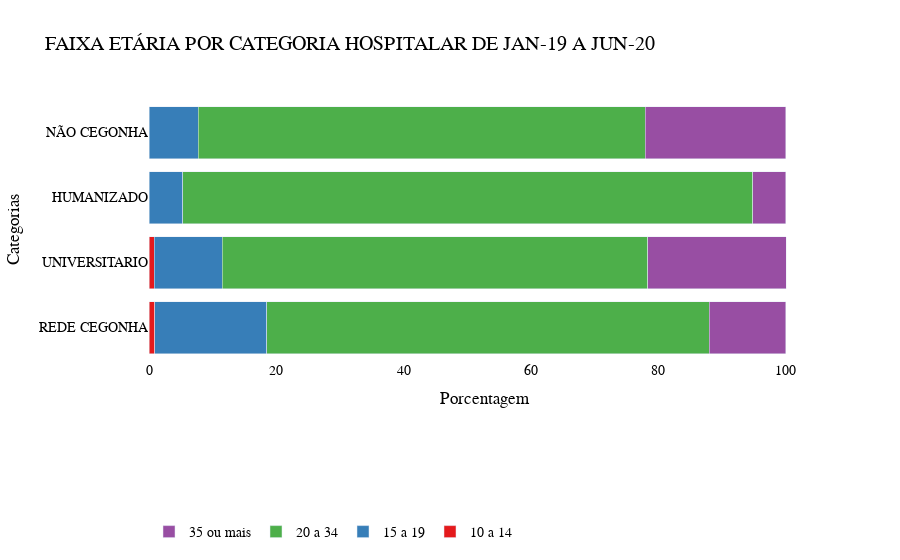

Notebook code for this chart:
### Code cell
fig = go.Figure()

fig.add_trace(go.Bar(y = categoria,
                x = y1,
                name = '10 a 14',
                orientation='h'))
    
fig.add_trace(go.Bar(y = categoria,
                x = y2,
                name = '15 a 19',
                orientation='h'))

fig.add_trace(go.Bar(y = categoria ,
                x = y3 ,
                name = '20 a 34',
                orientation='h'))

fig.add_trace(go.Bar(y = categoria ,
                x = y4,
                name = '35 ou mais',
                orientation='h'))


fig.update_layout(title = 'FAIXA ETÁRIA POR CATEGORIA HOSPITALAR DE JAN-19 A JUN-20',
                   xaxis_title='Porcentagem',
                   yaxis_title='Categorias',
                   font = {'family': 'Arial','size': 14,'color': 'black'},  
                   plot_bgcolor = 'white',
                   barmode = 'stack',
                   legend_orientation = "h",
                   legend=dict(x=0.0, y=-0.6),
                   colorway=px.colors.qualitative.Set1)

fig.update_xaxes( showgrid=False, gridwidth=1, gridcolor='lightgray',
showline=False, linewidth=1, linecolor='black')
fig.update_yaxes(showgrid=False, gridwidth=1, gridcolor='lightgray',
showline=False, linewidth=1, linecolor='black')

fig.show()

### Figure 1 — Plotly figure (JSON) as saved in the notebook; plotly's stock layout.template omitted (floating-point values rounded to 4 significant figures)
{"data": [{"name": "10 a 14", "orientation": "h", "type": "bar", "x": [0.9, 0.8, 0, 0], "y": ["REDE CEGONHA", "UNIVERSITARIO", "HUMANIZADO", "NÃO CEGONHA"]}, {"name": "15 a 19", "orientation": "h", "type": "bar", "x": [17.6, 10.7, 5.3, 7.7], "y": ["REDE CEGONHA", "UNIVERSITARIO", "HUMANIZADO", "NÃO CEGONHA"]}, {"name": "20 a 34", "orientation": "h", "type": "bar", "x": [69.5, 66.8, 89.5, 70.2], "y": ["REDE CEGONHA", "UNIVERSITARIO", "HUMANIZADO", "NÃO CEGONHA"]}, {"name": "35 ou mais", "orientation": "h", "type": "bar", "x": [12, 21.8, 5.2, 22.1], "y": ["REDE CEGONHA", "UNIVERSITARIO", "HUMANIZADO", "NÃO CEGONHA"]}], "layout": {"barmode": "stack", "colorway": ["rgb(228,26,28)", "rgb(55,126,184)", "rgb(77,175,74)", "rgb(152,78,163)", "rgb(255,127,0)", "rgb(255,255,51)", "rgb(166,86,40)", "rgb(247,129,191)", "rgb(153,153,153)"], "font": {"color": "black", "family": "Arial", "size": 14}, "legend": {"orientation": "h", "x": 0, "y": -0.6}, "plot_bgcolor": "white", "title": {"text": "FAIXA ETÁRIA POR CATEGORIA HOSPITALAR DE JAN-19 A JUN-20"}, "xaxis": {"gridcolor": "lightgray", "gridwidth": 1, "linecolor": "black", "linewidth": 1, "showgrid": false, "showline": false, "title": {"text": "Porcentagem"}}, "yaxis": {"gridcolor": "lightgray", "gridwidth": 1, "linecolor": "black", "linewidth": 1, "showgrid": false, "showline": false, "title": {"text": "Categorias"}}}}
